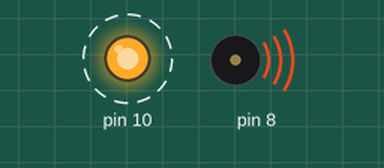
Simulated run of this sketch. Board: Arduino Uno, built with avr-gcc and run on an emulated ATmega328P. Parts: output pins drawn as LEDs (lit = HIGH), buzzer (waves = sounding). Dashed ring = blinking.

Above: at 0.2 s.
Timing chart, 0 to 3.0 s (numbered marks = the images above):
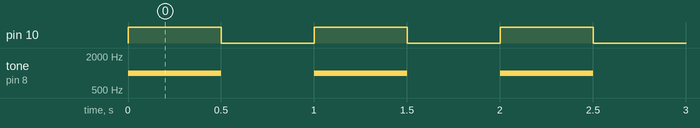

The sketch:

Smart_Alert_System.ino
```cpp
void setup() {

  pinMode(10, OUTPUT);

}

void loop() {

  digitalWrite(10, HIGH);

  tone(8, 1000);

  delay(500);

  digitalWrite(10, LOW);

  noTone(8);

  delay(500);

}
```

Measured:
- by itself, pin 10: alternates HIGH for 0.50 s and LOW for 0.50 s
- by itself, tone on pin 8: alternates 1000 Hz for 0.50 s and silent for 0.50 s
